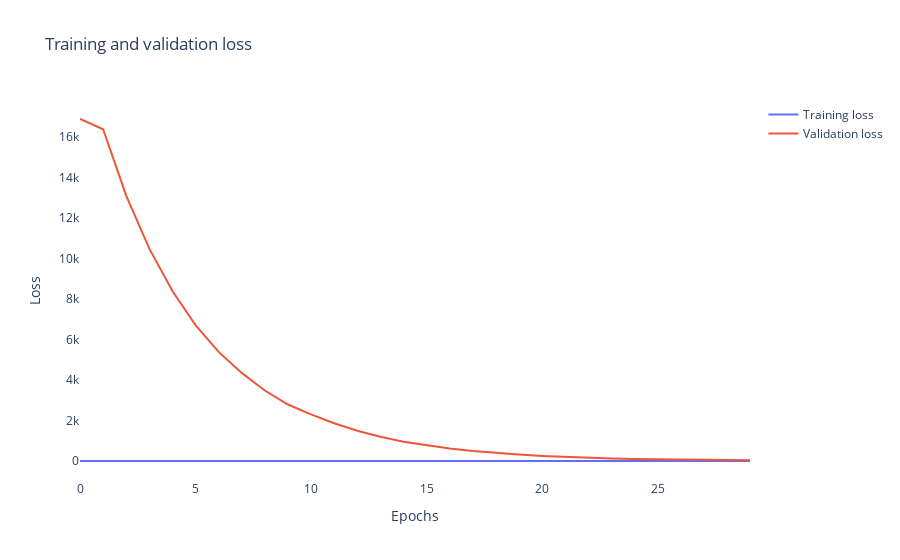

This figure's notebook cell:
### Code cell
fig = go.Figure()

fig.add_trace(go.Scatter(
        x=np.r_[epochs_range],
        y=smooth_curve(loss),
        name = "Training loss"
    ))

fig.add_trace(go.Scatter(
        x=np.r_[epochs_range],
        y=smooth_curve(val_loss),
        name = "Validation loss"
    ))

fig.update_layout(
    xaxis=dict(title = "Epochs"),
    yaxis=dict(title = "Loss"),
    plot_bgcolor='white',
    title = "Training and validation loss"
)

py.offline.iplot(fig)

### Figure 1 — Plotly figure (JSON) as saved in the notebook; plotly's stock layout.template omitted (floating-point values rounded to 4 significant figures)
{"data": [{"name": "Training loss", "type": "scatter", "x": [0, 1, 2, 3, 4, 5, 6, 7, 8, 9, 10, 11, 12, 13, 14, 15, 16, 17, 18, 19, 20, 21, 22, 23, 24, 25, 26, 27, 28, 29], "y": [4.778, 4.667, 4.61, 4.627, 4.501, 4.39, 4.347, 4.307, 4.344, 4.398, 4.427, 4.413, 4.365, 4.36, 4.488, 4.471, 4.543, 4.508, 4.463, 4.462, 4.45, 4.436, 4.357, 4.385, 4.44, 4.373, 4.289, 4.304, 4.316, 4.265]}, {"name": "Validation loss", "type": "scatter", "x": [0, 1, 2, 3, 4, 5, 6, 7, 8, 9, 10, 11, 12, 13, 14, 15, 16, 17, 18, 19, 20, 21, 22, 23, 24, 25, 26, 27, 28, 29], "y": [16900.0, 16390.0, 13110.0, 10490.0, 8397.0, 6718.0, 5392.0, 4356.0, 3486.0, 2793.0, 2305.0, 1870.0, 1497.0, 1199.0, 959.7, 769.1, 616.3, 494.5, 396.4, 319.5, 256.5, 206.0, 165.5, 133.2, 107.4, 86.7, 70.16, 57.08, 46.49, 38.01]}], "layout": {"plot_bgcolor": "white", "title": {"text": "Training and validation loss"}, "xaxis": {"title": {"text": "Epochs"}}, "yaxis": {"title": {"text": "Loss"}}}}
